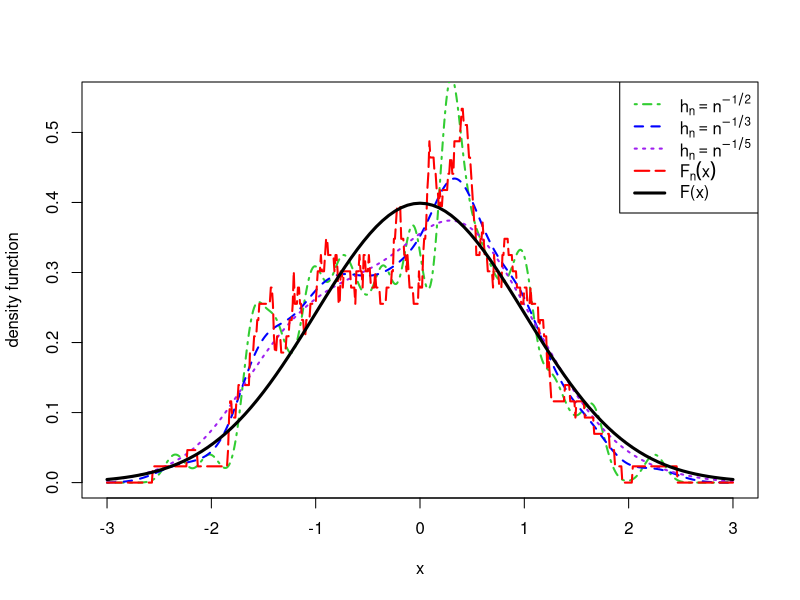

Write the R code that produced this figure.
rm(list = ls(all = TRUE))
n = 100 # sample size
N = 1
alpha.n = 1/seq(1:n)
XN = matrix(NA,n,N)
for (j in 1:N) {
  y <- rnorm((n+1), mean = 0, sd = 1)
  x <- c()
  for (i in 1:n) {
    x[i] <- (alpha.n[i]*y[i+1] + y[i])/((1 + alpha.n[i]^2)^{1/2})
  }
  XN[,j] <- x 
}


f1 <- function(h,t,e){
  res <- mean(pnorm((t-e)/h, mean = 0, sd = 1))
  return(res)
}

f2 <- function(t,e){
  res <- sum(as.numeric(e <= t))/length(e)
}

f3 <- function(h,t,e){
  res = 1/(sqrt(2*pi)*h)*mean(exp(-(t-e)^2/(2*h^2))) 
  return(res)
}

f4 <- function(h, t, e){
  res = length(which( (t-h) < e & e<= (t+h)))/(2*length(e)*h)
}


t = seq(-3, 3, by = 0.01)
m = length(t)
fhat = matrix(NA, m, 3)
hn <- c(n^{-1/2}, n^{-1/3}, n^{-1/5})
for (l in 1:3){
  fhat.temp = c()
  for (i in 1:m){
    fhat.temp[i] <- f3(h=hn[l], t=t[i], e= XN[,j])
  }
  fhat[,l] = fhat.temp
}

fn = matrix(NA, m, 1)
for (j in 1:N){
  ft.temp = c()
  for (i in 1:m){
    ft.temp[i] <- f4(h=hn[2], t=t[i], e= XN[,1])
  }
  fn[,j]= ft.temp
}

plot(t, fhat[,1], xlab = "x", ylab = "density function", ylim=c(0,0.55), type = "n")
lines(t, fhat[,1], lwd=2, col="limegreen",lty=4)
lines(t, fhat[,2], lwd=2, col="blue",lty=2)
lines(t, fhat[,3], lwd=2, col="purple",lty=3)
lines(t, fn, lwd=2, col="red",lty=5)
curve(dnorm(x, mean = 0, sd = 1), add = T, lwd=3, col= "black", lty=1)
legend("topright", c(expression(h[n]==n^{-1/2}), expression(h[n]==n^{-1/3}), 
                         expression(h[n]==n^{-1/5}), expression(F[n](x)), "F(x)"), 
       col = c("limegreen","blue","purple","red","black"), lty = c(4,2,3,5,1), lwd=c(2,2,2,2,3))

